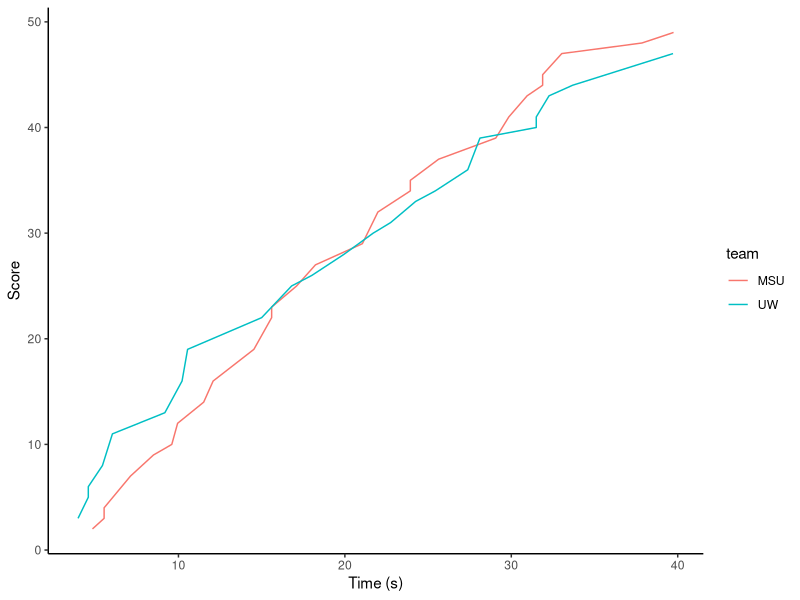

The R script that drew this image: (Note: this script raises an error after producing the figure.)
### Judith Lanahan
### exercise 10
### 12/1/23

## problem 1: create plot of cumulative score vs. time for badgers vs. spartans

# set working directory to exercise 10 directory

setwd("C:/Users/Judith Lanahan/OneDrive/Desktop/Biocomputing/R/Exercises/Biocomputing-Ex-10")

# load in game data text file and plot packages

game<-read.table("UWvMSU_1-22-13.txt", header = TRUE) # unchanged data
game2<-read.table("UWvMSU_1-22-13.txt", header = TRUE) # will provide structure for cumulative score dataframe

library(ggplot2)
library(cowplot)

# create data frame of cumulative scores of each team 

# creating empty variables for the cumulative score of each team
totScoW<-0
totScoM<-0

# loop through rows of "game" to replace score column in "game2" with cumulative score
for(i in 1:nrow(game)){
  if(game$team[i]=="UW"){
    totScoW<-totScoW+game$score[i]
    game2$score[i]<-totScoW
  }else if(game$team[i]=="MSU"){
    totScoM<-totScoM+game$score[i]
    game2$score[i]<-totScoM
  }
}

# plot the score v. time for each team

ggplot(data=game2, aes(x=time, y=score))+
  geom_line(aes(color=team))+
  xlab("Time (s)")+
  ylab("Score")+
  theme_classic()

## problem 2: generate random number between 1:100 and ask user to guess number until 
## correct or ten guesses 

#game is the function guessGame()
#this function takes no arguments
#the user calls this function and then responds to prompts in the console

guessGame<-function(){
  #generate random number between 1 and 100
  ans<-sample(1:100,1)
  
  #when correct, this flag switches to 1 and terminates the prompt to the user
  #flag must be reset to 0 before running the guessing game
  correct=0 
  
  # loop that gives user 10 guesses to choose the random number
  
  for(i in 1:10){
    if(correct==0){
      guess<-readline("Guess a number between 1 and 100: ")
      guess<-as.numeric(guess)
      if(guess>ans){
        print("Lower...")
      }else if(guess<ans){
        print("Higher...")
      }else if(guess==ans){
        print("Correct!")
        correct<-1
      }
    }else if(correct==1){
      # in order to end the game when the user is correct, nothing occurs here
    }
  }
}

# code to run the game 

guessGame()
